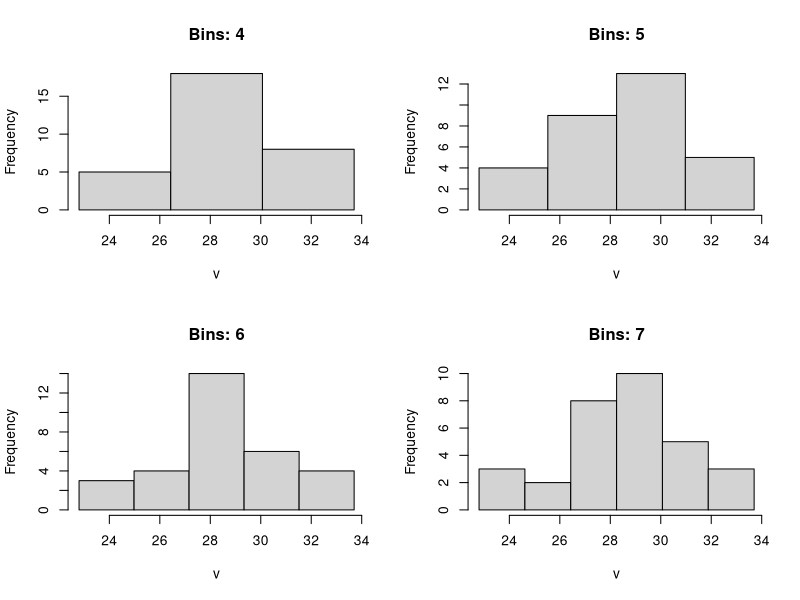
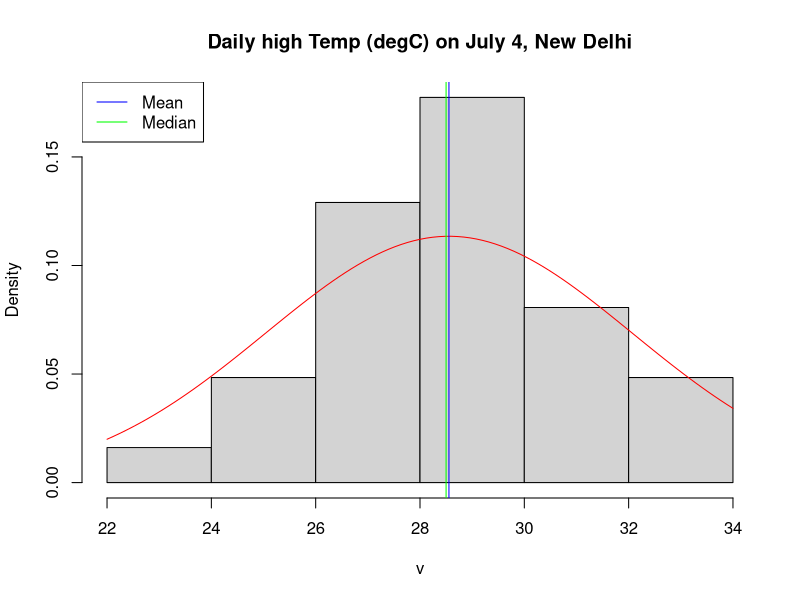
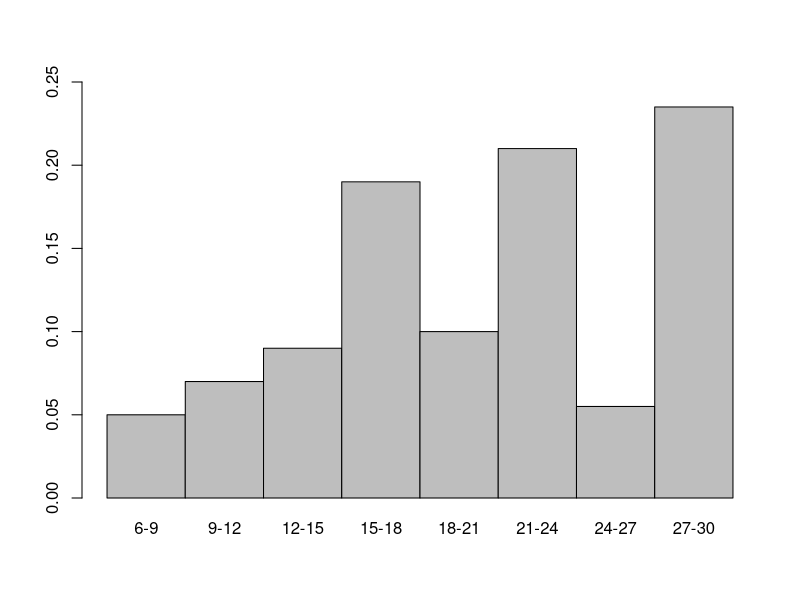
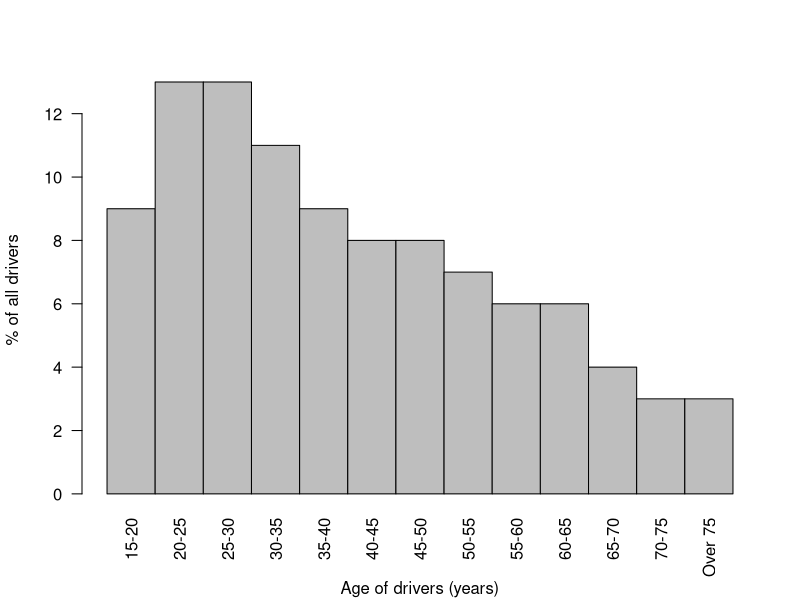
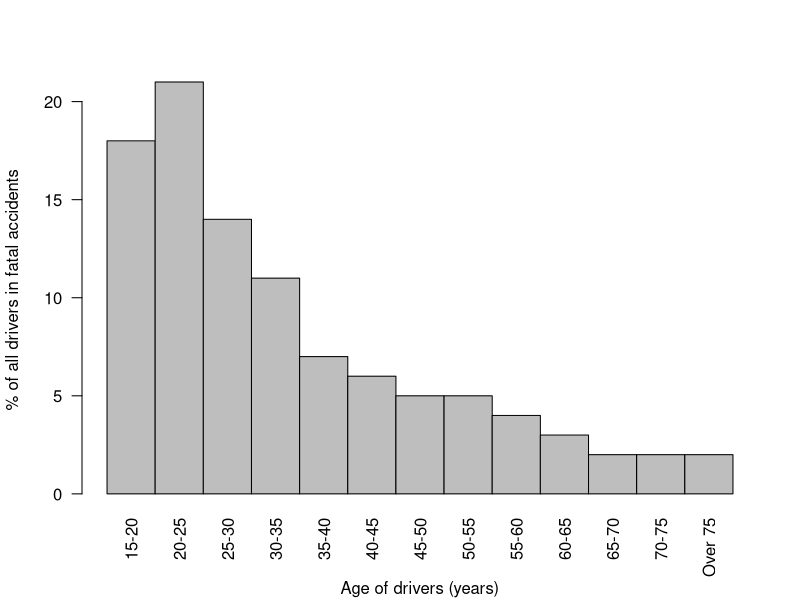

Write the R code that produced these figures, in order.
#' ---
#' title: Exercises (Statistical Methods)
#' author: Abhishek Bhatia
#' date: "13th September 2019"
#' ---
#' 1. The following data represents the daily high temperature 
#'    (in degree Celcius) on July 4 in New Delhi over a sequence of 30 years:
v <- c(22.8, 26.2, 31.7, 31.1, 26.9, 28.0, 29.4, 28.8, 26.7, 27.4, 28.2, 30.3, 
       29.5, 28.9, 28.9, 27.5, 28.3, 24.1, 25.3, 28.5, 27.7, 24.4, 29.2, 30.3,
       33.7, 27.5, 29.3, 30.2, 28.5, 32.2, 33.7)
#' (a) Present the data in a frequency histogram
# Sturges formula
num.bins <- round(1 + 3.322*log10(length(v)))
num.bins

par(mfrow=c(2, 2))
# Ref: Specifying smaller bins than Sturges formula https://t.ly/XNE5O
l <- lapply(4:7, function (b) hist(v, breaks = seq(min(v), max(v), length.out=b), 
                                   main = paste("Bins:", b)))
# Reset mfrow
par(mfrow=c(1, 1))

hist(v, probability = T, main = "Daily high Temp (degC) on July 4, New Delhi")
curve(dnorm(x, mean=mean(v), sd=sd(x)), 22, 34, add=T, col = "red")
abline(v=summary(v)[c("Mean", "Median")], col=c("blue", "green"))
legend("topleft", 
       legend = c("Mean", "Median"), col=c("blue", "green"), 
       lty=1)


# Since the median and mean lie very close to each other and also the data
# seems to come from a normal distribution, which visually seems to fit quite
# well, we can say the data is more or less symmetric

#' 2. A set of 200 observations was broken into 8 classes each of size 3, and 
#' the frequency of values in each class was determined. A frequency table was
#' then constructed. But some of the values are missing from the frequency 
#' table.
# Number of observations
N <- 200
class.interval <- rep(NA, length = 8)
class.interval[4] <- "15-18"
freq <- c(NA, 14, 18, 38, NA, 42, 11, NA)
rel.freq <- c(0.05, NA, NA, NA, 0.1, NA, NA, NA)
#' This is how the initial dataframe looks like:
df <- data.frame(class.interval, freq, rel.freq)
df

#' Fill missing class intervals

get.class.width <- function(cls.int){
  cls.lims <- as.numeric(strsplit(cls.int, sep)[[1]])
  cls.width <- cls.lims[2] - cls.lims[1]
  return(cls.width)
}

get.class.interval <- function(cls.index, known.int="15-18", 
                               known.index=4, sep="-"){
  known.lims <- as.numeric(strsplit(known.int, sep)[[1]])
  cls.width <- known.lims[2] - known.lims[1]
  cls.lims <- known.lims + (cls.index - known.index)*cls.width
  cls.int <- paste(cls.lims, collapse = "-")
  return(cls.int)
  
}

class.interval <- sapply(seq_along(class.interval), get.class.interval)
class.interval

#' Fill missing frequency
# WARNING: Possibly redundant calculations

# find where rel.freq is not NA
rel.freq.notNA <- !is.na(rel.freq)
freq[rel.freq.notNA] <- rel.freq[rel.freq.notNA]*N

freq
# Last one is missing 
if (sum(is.na(freq)) == 1){
  freq[is.na(freq)] <- N - sum(freq, na.rm = T)
} else{
    print("Error: Cannot fill, more than 1 value missing")
  }

#' Fill missing relative frequency
# WARNING: Possibly redundant calculations

rel.freq[!rel.freq.notNA] <- freq[!rel.freq.notNA]/N

df <- data.frame(class.interval, freq, rel.freq)

# TODO: Assign automatic colors from a color object class (cmap)
barplot(df$rel.freq, names.arg = df$class.interval, space = 0,
        ylim = c(0, 0.25))

#' 3. Consider the following table: <br />
#' Let's create the desired dataframe as mentioned in the assignment:
# Find number of class intervals
min.cls.int <- "15-20"
secndlst.cls.int <- "70-75"

min.lims <- as.numeric(strsplit(min.cls.int, "-")[[1]])
cls.width <- min.lims[2] - min.lims[1]
secndlst.lims <- as.numeric(strsplit(secndlst.cls.int, "-")[[1]])

n.cls.int <- ((secndlst.lims[2] - min.lims[1])/cls.width) + 1
n.cls.int

#' Make the Age of drivers(years) column
age.of.drvrs <- sapply(seq(n.cls.int), 
                         get.class.interval,
                         known.int = min.cls.int, 
                         known.index = 1)

age.of.drvrs[n.cls.int] <- "Over 75"
age.of.drvrs

#' Make the % of all drivers column
# perc drivers
perc.drvrs <- c(9, 13, 13, 11, 9, 8, 8, 7, 6, 6, 4, 3, 3)
perc.drvrs

#' Make the % of all drivers in fatal accidents column
# perc drivers in fatal accident
perc.drvrs.fatal <- c(18, 21, 14, 11, 7, 6, 5, 5, 4, 3, 2, 2, 2)
perc.drvrs.fatal

#' This is how our dataframe looks like:
df <- data.frame(age.of.drvrs, perc.drvrs, perc.drvrs.fatal)
df

#' (a) Draw a relative frequency histogram for age breakdown of drivers.
barplot(df$perc.drvrs, names.arg = df$age.of.drvrs, las = 2, space=0, 
        xlab = "", ylab = "% of all drivers")
# Move xlab farther away to avoid clutter
# Ref: https://t.ly/bz3vA
title(xlab="Age of drivers (years)", line=4, cex.lab=1)


#' (b) Draw a relative frequency for the age breakdown of those drivers who are
#' killed in car accidents.
barplot(df$perc.drvrs.fatal, names.arg = df$age.of.drvrs, las = 2, space=0,
        xlab = "", ylab = "% of all drivers in fatal accidents")
title(xlab="Age of drivers (years)", line=4, cex.lab=1)

#' (c) Which age group accounts for the largest number of fatal accidents? <br/>
#' From histogram it's 20-25 age group
as.character(
  subset(df, perc.drvrs.fatal == max(perc.drvrs.fatal))$age.of.drvrs
)

#' (d) Which age group should be charged the highest premium?. Explain your
#' reasoning. <br />
#' Insurance premium will be charged the highest for the age group
#' where the probability of accidents is highest within that group
#' Also other factors to take into account: Age i.e. older the person
#' more is the chance of him/her sustaining serious injuries (If the insurance
#' refers to health insurance)
#' This would be the the age group with the highest ratio of % of all drivers
#' in fatal accidents/ % of all drivers

rat <- df$perc.drvrs.fatal/df$perc.drvrs
as.character(subset(df, rat == max(rat))$age.of.drvrs)
